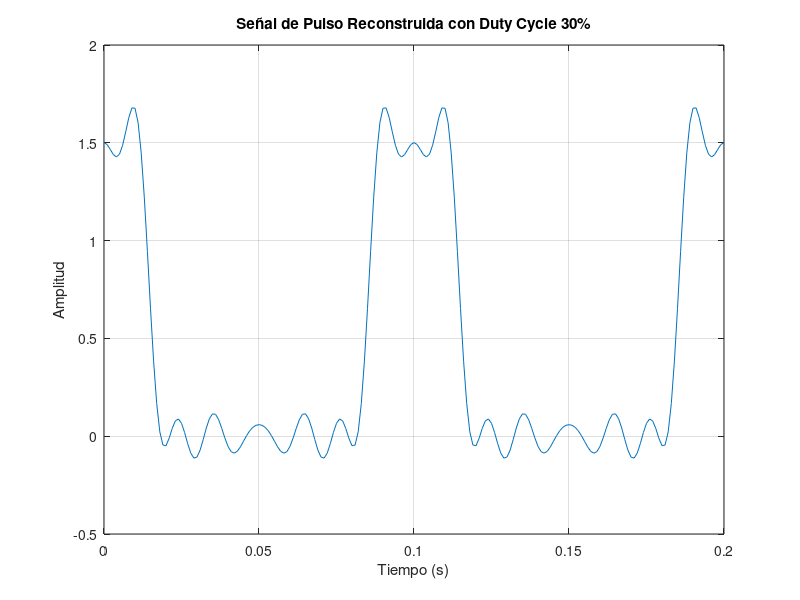

The MATLAB script that drew this image:
% Definir parámetros de la señal
T = 0.1;  % Periodo de la señal (en segundos)
f = 1/T;  % Frecuencia fundamental (en Hz)

% Amplitudes de los armónicos proporcionadas
A0 = 0.45;   % Armónico 0 (componente DC)
A1 = 0.77;   % Armónico 1
A2 = 0.45;   % Armónico 2
A3 = 0.098;  % Armónico 3
A4 = -0.14;  % Armónico 4
A5 = -0.19;  % Armónico 5
A6 = -0.093; % Armónico 6
A7 = -0.042; % Armónico 7
A8 = 0.113;  % Armónico 8
A9 = 0.085;  % Armónico 9

% Definir el tiempo
t = 0:T/100:2*T;  % 2 períodos de la señal con 100 muestras por período

% Reconstrucción de la señal de pulso con los armónicos y usando coseno
V0 = A0;                   % Armónico 0 (componente DC)
V1 = A1 * cos(2 * pi * f * t);           % Armónico 1
V2 = A2 * cos(2 * pi * 2 * f * t);       % Armónico 2
V3 = A3 * cos(2 * pi * 3 * f * t);       % Armónico 3
V4 = A4 * cos(2 * pi * 4 * f * t);       % Armónico 4
V5 = A5 * cos(2 * pi * 5 * f * t);       % Armónico 5
V6 = A6 * cos(2 * pi * 6 * f * t);       % Armónico 6
V7 = A7 * cos(2 * pi * 7 * f * t);       % Armónico 7
V8 = A8 * cos(2 * pi * 8 * f * t);       % Armónico 8
V9 = A9 * cos(2 * pi * 9 * f * t);       % Armónico 9

% Señal reconstruida sumando todos los armónicos
V_pulse_30 = V0 + V1 + V2 + V3 + V4 + V5 + V6 + V7 + V8 + V9;

% Graficar la señal de pulso reconstruida con duty cycle del 30%
figure;
plot(t, V_pulse_30);
title('Señal de Pulso Reconstruida con Duty Cycle 30%');
xlabel('Tiempo (s)');
ylabel('Amplitud');
grid on;
